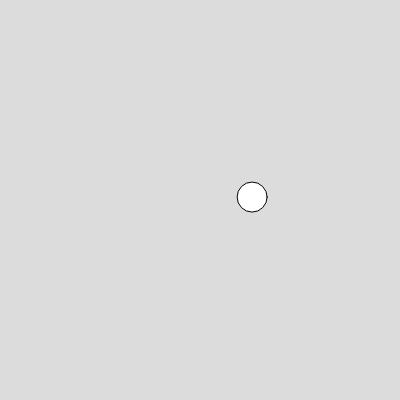
Frame 1 (no input)
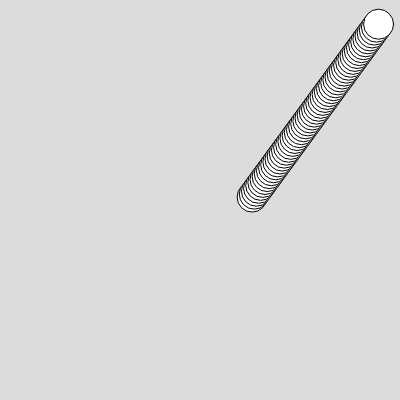
Frame 60 (no input)
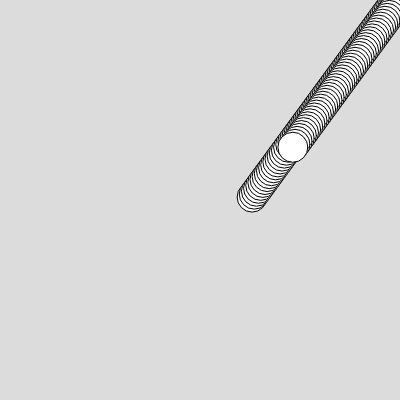
Frame 120 (the mouse pressed at the canvas centre since frame 60)

The p5.js sketch that drew these frames (run headless with seeded random() and noise() and a simulated clock; from frame 60 on, the mouse is pressed at the canvas centre):

// p5.js sketch
// ── sketch.js
let x, y;
let xSpeed, ySpeed;
let dia;

function setup() {
  createCanvas(400, 400);
  background(220);

  x = 250;
  y = 200;
  xSpeed = random(-5, 5);
  ySpeed = random(-5, 5);
  dia = 30;
}

function draw() {
  //background(220);

  // update the position
  x = x + xSpeed;
  y = y + ySpeed;

  // change the direction
  if (x < 0 || x > width) {
    xSpeed = xSpeed * -1;
  }
  if (y < 0 || y > height) {
    ySpeed = ySpeed * -1;
  }

  // display the circle
  circle(x, y, dia);
}
